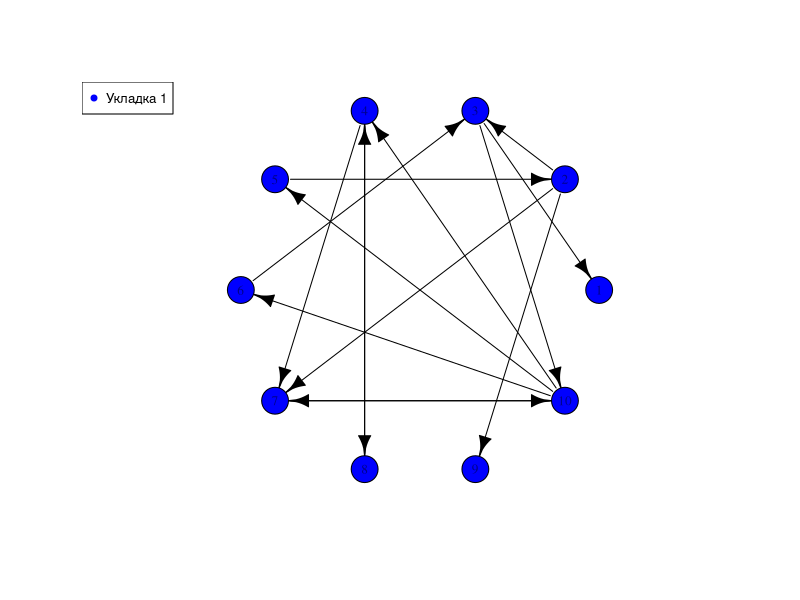
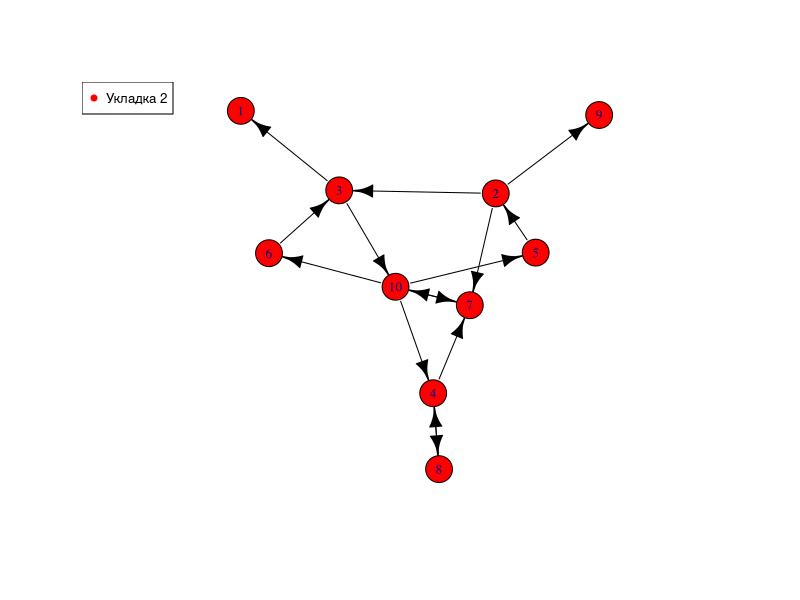
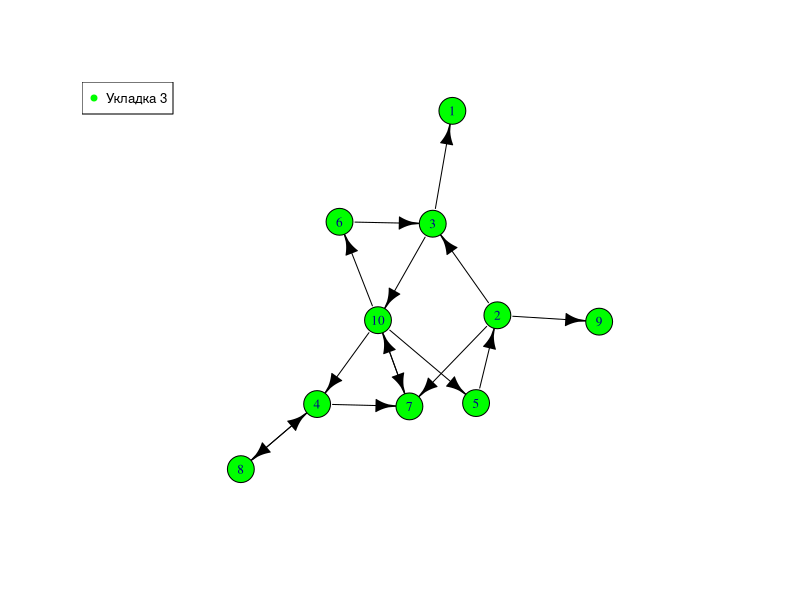

Source code (R) for these figures, in order: (Note: this script raises an error after producing the figures.)
install.packages("igraph")
install.packages("ggplot2")

library(igraph)
library(ggplot2)

generate_edgelist <- function(num_vertices, num_edges) {
  edges <- matrix(0, nrow = num_edges, ncol = 2)
  for (i in 1:num_edges) {
    edges[i, 1] <- sample(1:num_vertices, 1)
    edges[i, 2] <- sample(1:num_vertices, 1) 
  }
  edgelist <- data.frame(from = edges[, 1], to = edges[, 2])
  return(edgelist)
}


create_graph <- function(edgelist) {
  graph <- graph_from_edgelist(as.matrix(edgelist))
  return(graph)
}

visualize_graph <- function(graph) {
  plot(graph, layout = layout.circle, vertex.color = "blue", edge.color = "black", vertex.label.cex = 0.8)
  legend("topleft", legend = "Укладка 1", pch = 21, col = "blue", pt.bg = "blue", bg = "white", cex = 0.8)
  
  plot(graph, layout = layout.fruchterman.reingold, vertex.color = "red", edge.color = "black", vertex.label.cex = 0.8)
  legend("topleft", legend = "Укладка 2", pch = 21, col = "red", pt.bg = "red", bg = "white", cex = 0.8)
  
  plot(graph, layout = layout.kamada.kawai, vertex.color = "green", edge.color = "black", vertex.label.cex = 0.8)
  legend("topleft", legend = "Укладка 3", pch = 21, col = "green", pt.bg = "green", bg = "white", cex = 0.8)
}

save_adjacency_matrix <- function(graph, file_name) {
  adjacency_matrix <- as_adjacency_matrix(graph)
  write.table(adjacency_matrix, file = file_name, sep = "\t", quote = FALSE)
}

save_graph_plot <- function(graph, file_name, format) {
  png(file_name, width = 800, height = 600)
  plot(graph, layout = layout.fruchterman.reingold, vertex.color = "red", edge.color = "black", vertex.label.cex = 0.8)
  dev.off()
}

edgelist <- generate_edgelist(10, 15)

graph <- create_graph(edgelist)

visualize_graph(graph)

save_adjacency_matrix(graph, "adjacency_matrix.txt")
save_graph_plot(graph, "graph_plot.png", format = "png")

